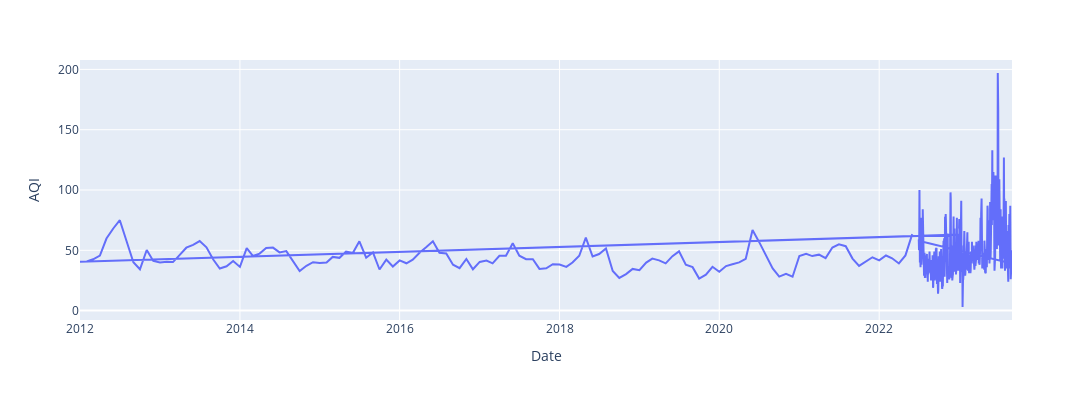

The code cell stored with this chart in its notebook:
### Code cell
fig = px.line(aqi_data, x='Date',y='AQI',width=1200,height=400)
fig.show()

### Figure 1 — Plotly figure (JSON) as saved in the notebook; plotly's stock layout.template omitted (floating-point values rounded to 4 significant figures; data arrays with more than 128 entries replaced by an {"elided": "..."} marker saying what was removed)
{"data": [{"hovertemplate": "Date=%{x}<br>AQI=%{y}<extra></extra>", "legendgroup": "", "line": {"color": "#636efa", "dash": "solid"}, "marker": {"symbol": "circle"}, "mode": "lines", "name": "", "orientation": "v", "showlegend": false, "type": "scatter", "x": {"elided": "553 str values"}, "xaxis": "x", "y": {"elided": "553 float values"}, "yaxis": "y"}], "layout": {"height": 400, "legend": {"tracegroupgap": 0}, "margin": {"t": 60}, "width": 1200, "xaxis": {"anchor": "y", "domain": [0, 1], "title": {"text": "Date"}}, "yaxis": {"anchor": "x", "domain": [0, 1], "title": {"text": "AQI"}}}}
